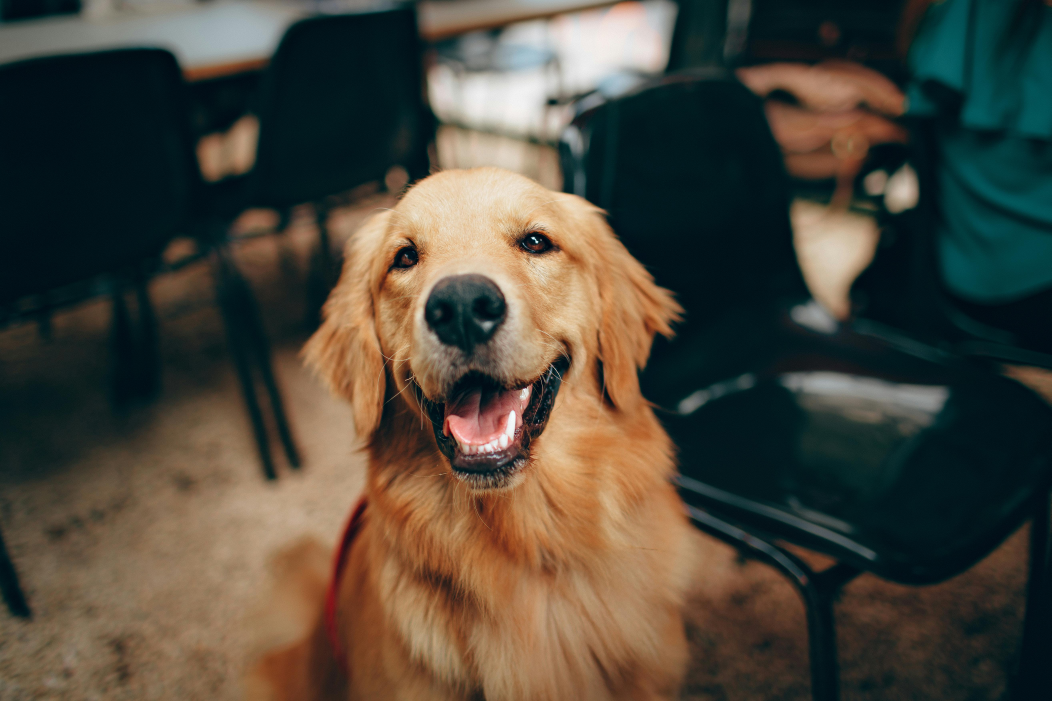
#> input picture opencv-scripts/photos/dog.jpg, 5257 x 3505 px, found by its file name (shown at 1/5 size)
$ python histogram.py
#> lines starting #> are read from the running program, lines starting #| are printed output that depends on the picture; after the words box and inside, x2 and y2 are one past the last pixel; in counts of white or black regions, pixels touching at a corner belong together
### opencv-scripts/utilities/image_tools.py
import cv2 as cv
import numpy as np

################################################################################################################
'''
Load Image

Args:
    -- path: path to the image (jpg/png/etc..)

Return:
    -- numpy array of shape (height, width, channels)
'''
################################################################################################################
def load_img(path):
#> called with path = 'photos\\dog.jpg'
    img = cv.imread(path)
#> img is the input picture: shape (3505, 5257, 3); mean B, G, R 60.3, 71.7, 76.5

    if img is None:
        raise FileNotFoundError(f"Could not load image at: {path}")

    return img

################################################################################################################
'''
Resize Function

Args:
    -- frame: numpy array (uint8/uint16/etc..)
    -- scale: scale factor, where the default value is 0.5, halving the dimensions

Returns:
    -- the resized frame
'''
################################################################################################################
def rescaleFrame(frame, scale=0.50) :
#> called with scale = 0.2
    if frame is None:
        raise ValueError("rescale_frame: 'frame' is None.")
    if scale <= 0:
        raise ValueError("rescale_frame: 'scale' must be > 0.")

    # works with images, videos, and live videos
    width = int(frame.shape[1] * scale)
#> width = 1051
    height = int(frame.shape[0] * scale)
#> height = 701
    dims = (width, height)
#> dims = (1051, 701)

    return cv.resize(frame, dims, interpolation=cv.INTER_AREA)
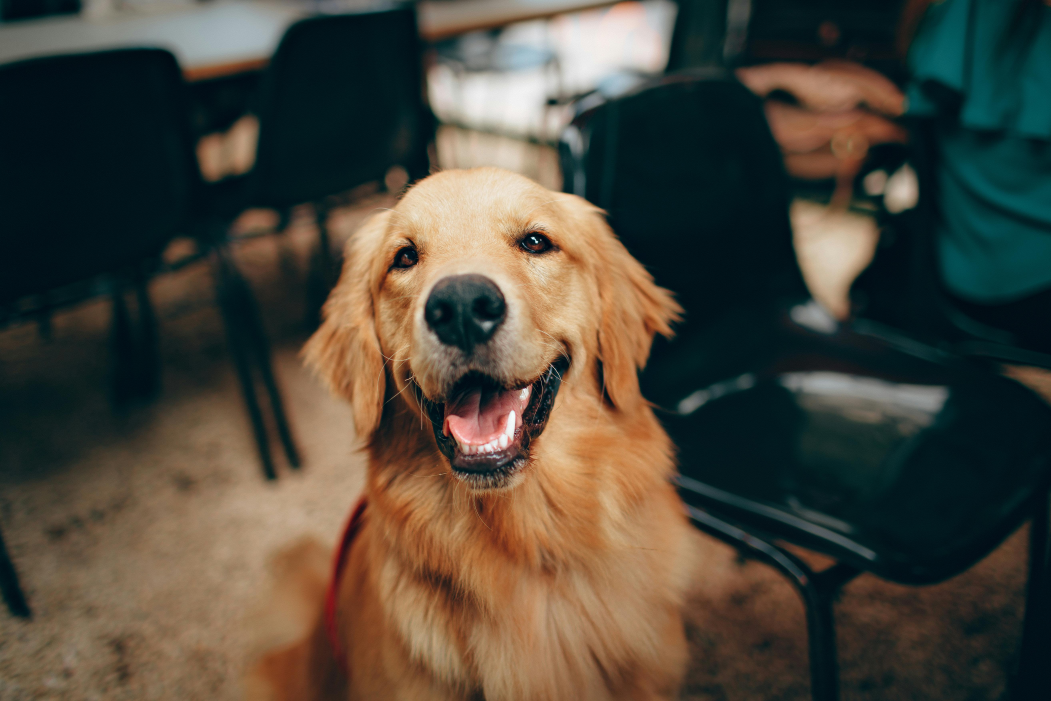
#> returned value: shape (701, 1051, 3); mean of channels 0, 1, 2 60.3, 71.7, 76.5; drawn as B, G, R

### opencv-scripts/histogram.py
# NOTE: Uses 'photos\\dog.jpg' as the example img for the demo, it can be replaced with any path to an image if needed

import cv2 as cv
import numpy as np
import matplotlib.pyplot as plt
from utilities.image_tools import rescaleFrame, load_img

################################################################################################################
# Load Image
################################################################################################################
img = load_img('photos\\dog.jpg')  # dog is a large image -- rescale for better demo visualization
rescaled_img = rescaleFrame(img, 0.20)
img = rescaled_img

################################################################################################################
# Gray-Scale Histogram
################################################################################################################
gray = cv.cvtColor(img, cv.COLOR_BGR2GRAY)
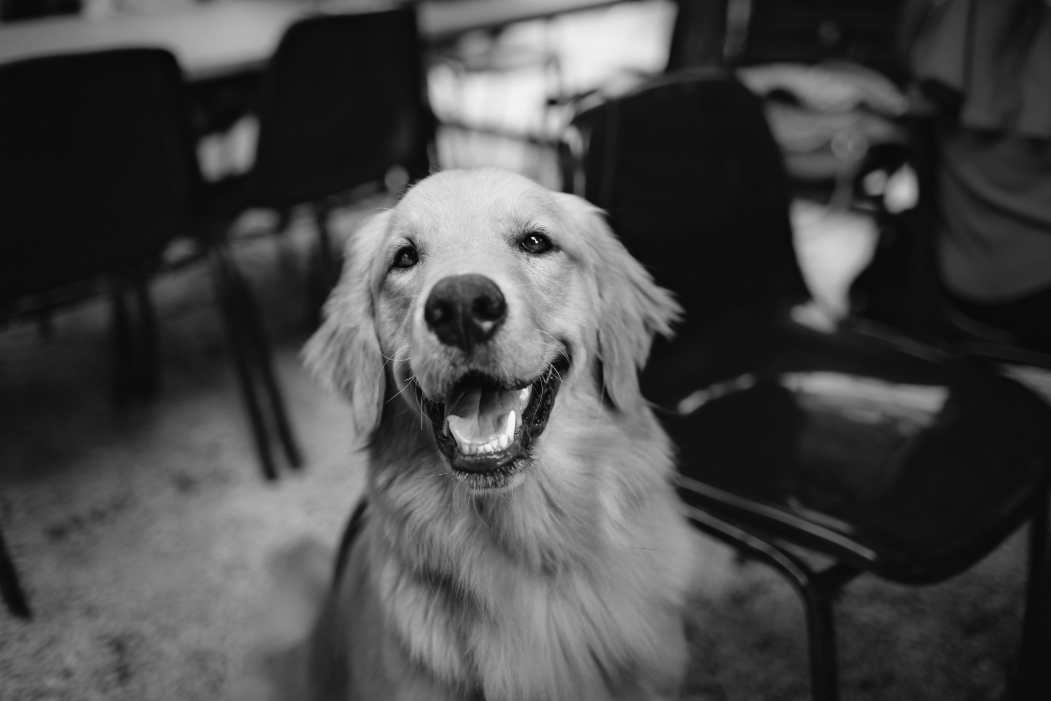
#> gray: shape (701, 1051); min 6, max 250, mean 71.8
gray_hist = cv.calcHist([gray], [0], None, [256], [0, 256])
#> gray_hist = 256 values, max 33363 at index 14, min 0 at index 0, mean 2877.9

################################################################################################################
# Histogram on Masked Image
################################################################################################################
blank = np.zeros(img.shape[:2], dtype='uint8')
circle = cv.circle(blank, (img.shape[1]//2 - 30, img.shape[0]//2), 200, 255, -1)
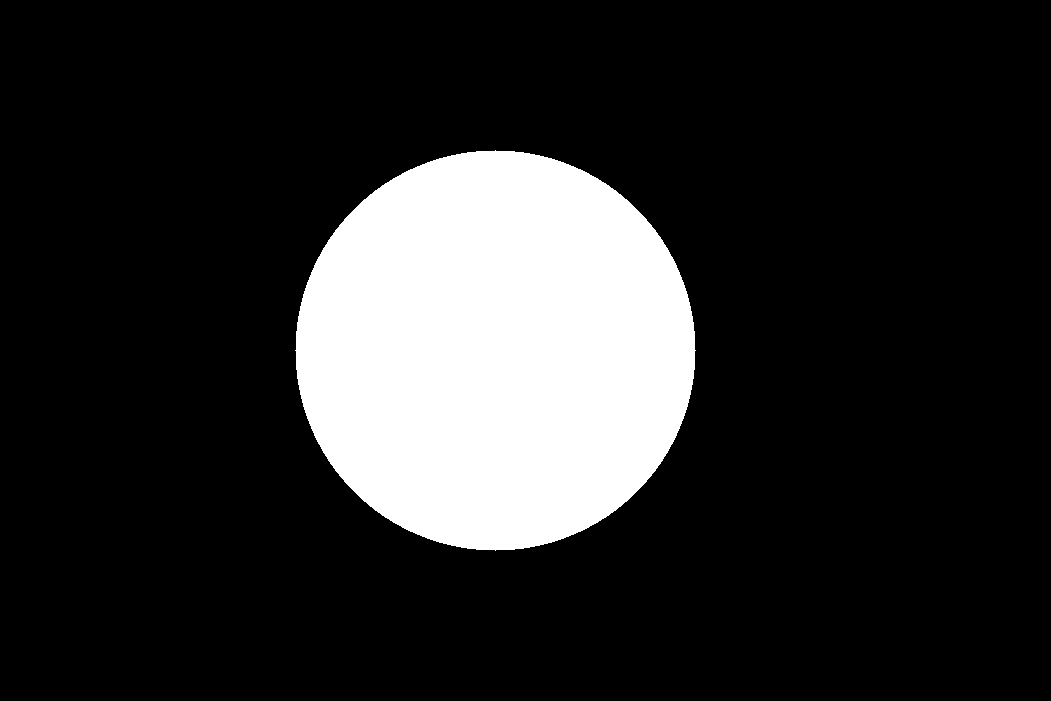
#> blank: shape (701, 1051); 17.1% white; 1 white region, box (x1, y1, x2, y2) and area: (295, 150, 696, 551) 125629
mask = cv.bitwise_and(gray, gray, mask=circle)
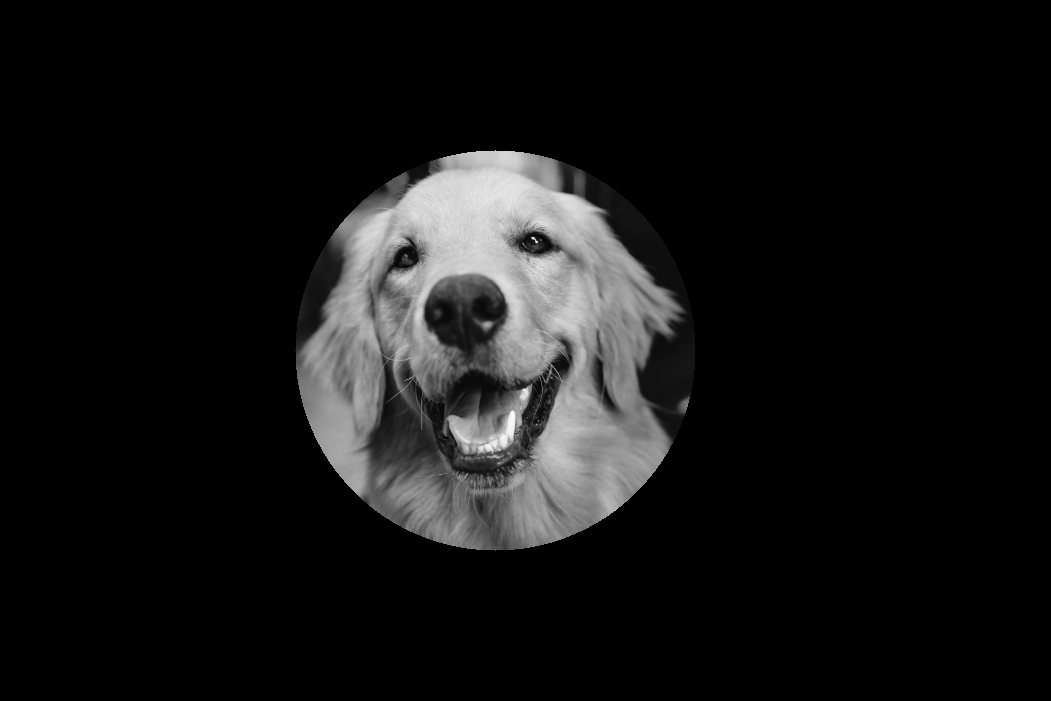
#> mask: shape (701, 1051); min 0, max 250, mean 20.6

gray_hist_mask = cv.calcHist([gray], [0], mask, [256], [0, 256])
#> gray_hist_mask = 256 values, max 1555 at index 17, min 0 at index 0, mean 490.7

################################################################################################################
# Color Histogram
################################################################################################################
blank2 = np.zeros(img.shape[:2], dtype='uint8')
mask2 = cv.circle(blank2, (img.shape[1]//2 - 30, img.shape[0]//2), 200, 255, -1)
masked2 = cv.bitwise_and(img, img, mask=mask2)
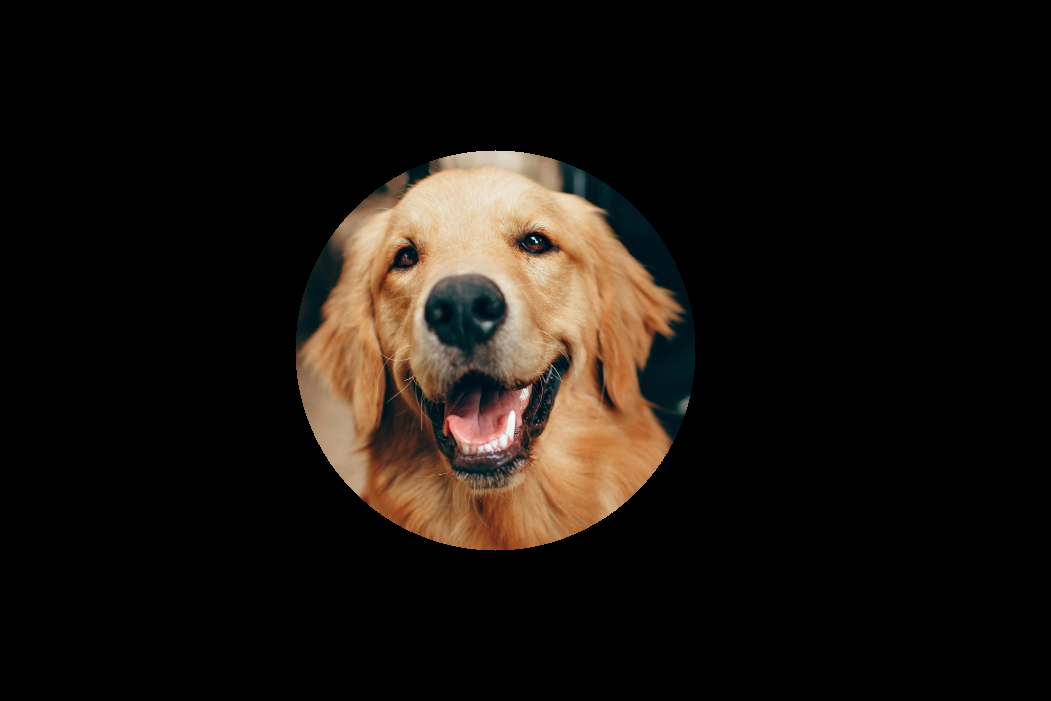
#> masked2: shape (701, 1051, 3); mean B, G, R 14.5, 19.5, 25.1


################################################################################################################
# Show/Display Images/Histograms
################################################################################################################
cv.imshow('Dog', img)

# [25 lines of commented-out code are left out]
plt.figure()
plt.title('Color Histogram')
plt.xlabel('Bins')
plt.ylabel('# of Pixels')
colors = ('b', 'g', 'r')

for i, col in enumerate(colors) :
    hist = cv.calcHist([img], [i], None, [256], [0, 256])
    plt.plot(hist, color=col)
    plt.xlim([0, 256])

plt.show()
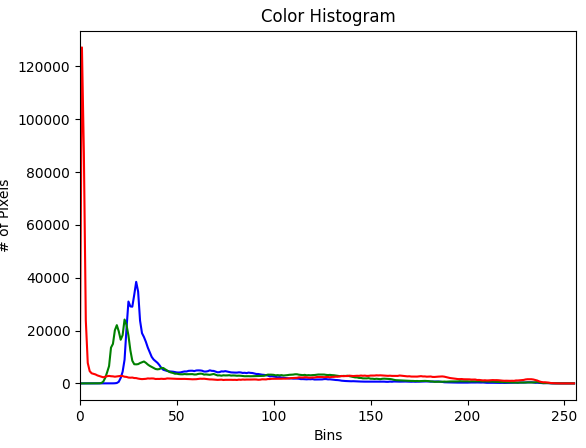
#> figure drawn by matplotlib, 1 panel; curve peaks at x = 29, y = 38441; curve peaks at x = 23, y = 24171; curve peaks at x = 1, y = 127157

################################################################################################################
# Color Histogram (No Mask)
cv.imshow('Masked_Colors', masked2)
plt.figure()
plt.title('Color Histogram')
plt.xlabel('Bins')
plt.ylabel('# of Pixels')
colors = ('b', 'g', 'r')

for i, col in enumerate(colors) :
    hist = cv.calcHist([img], [i], mask2, [256], [0, 256])
    plt.plot(hist, color=col)
    plt.xlim([0, 256])

plt.show()
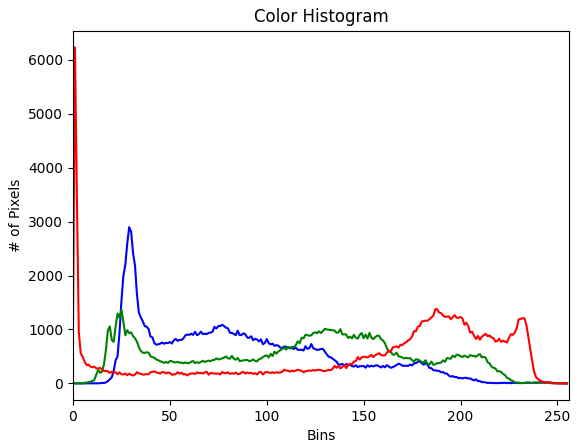
#> figure drawn by matplotlib, 1 panel; curve peaks at x = 29, y = 2896; curve peaks at x = 25, y = 1367; curve peaks at x = 1, y = 6228

cv.waitKey(0)

# NOTE: Histograms allow for graphical visualization of pixel intensity distributions
